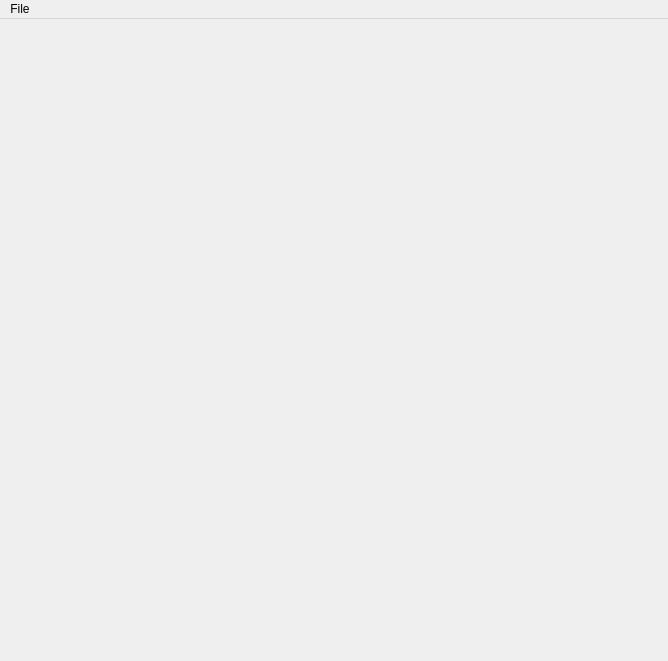
<?xml version="1.0" encoding="UTF-8"?>
<ui version="4.0">
 <class>MainWindow</class>
 <widget class="QMainWindow" name="MainWindow">
  <property name="geometry">
   <rect>
    <x>0</x>
    <y>0</y>
    <width>668</width>
    <height>661</height>
   </rect>
  </property>
  <property name="windowTitle">
   <string>Botonera!</string>
  </property>
  <widget class="QWidget" name="centralwidget">
   <layout class="QVBoxLayout" name="verticalLayout_2">
    <item>
     <layout class="QVBoxLayout" name="buttons_lay"/>
    </item>
   </layout>
  </widget>
  <widget class="QMenuBar" name="menubar">
   <property name="geometry">
    <rect>
     <x>0</x>
     <y>0</y>
     <width>668</width>
     <height>21</height>
    </rect>
   </property>
   <widget class="QMenu" name="menuFile">
    <property name="title">
     <string>File</string>
    </property>
    <addaction name="actionOpen_Folder"/>
   </widget>
   <addaction name="menuFile"/>
  </widget>
  <action name="actionOpen_Folder">
   <property name="text">
    <string>Open Folder</string>
   </property>
  </action>
 </widget>
 <resources/>
 <connections/>
</ui>
